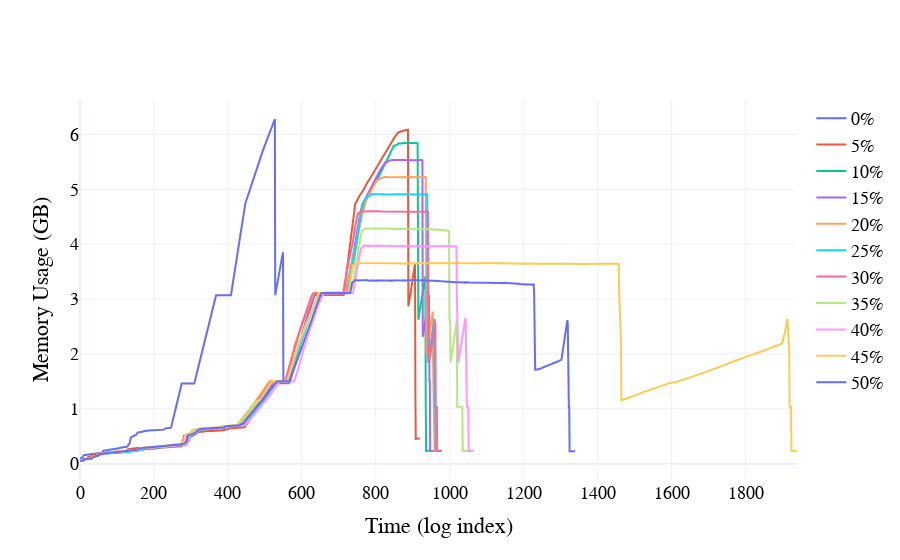

Notebook cell for this chart:
### Markdown cell above
Now, lets create the plots

### Code cell
import plotly.graph_objects as go

KB_TO_GB = 1048576

x_values_memory = []
y_values_memory_gb = []

sorted_profile_memory_usage_history = sorted(profile_memory_usage_history, key=lambda x: int(x[0]))

fig1 = go.Figure()

for percentage, unit, values in sorted_profile_memory_usage_history:
    y_values_memory_gb = [value / KB_TO_GB for value in values]
    x_values_memory = list(range(len(values)))

    fig1.add_trace(go.Scatter(
        x=x_values_memory,
        y=y_values_memory_gb,
        mode='lines',
        name=f'{int(percentage)}%',
    ))

fig1.update_layout(
    xaxis_title="Time (log index)",
    yaxis_title="Memory Usage (GB)",
    xaxis=dict(showgrid=True, zeroline=True),
    yaxis=dict(showgrid=True, zeroline=True, exponentformat="E"),
    font=dict(family="Courier New, monospace", size=18, color="Black"),
    template="plotly_white",
    showlegend=True
)

fig1.write_image(f'{OUTPUT_DIR}/memory-usage-over-time.pdf', format="pdf", engine="kaleido")
fig1.show()

### Figure 1 — Plotly figure (JSON) as saved in the notebook; plotly's stock layout.template omitted (floating-point values rounded to 4 significant figures; data arrays with more than 128 entries replaced by an {"elided": "..."} marker saying what was removed)
{"data": [{"mode": "lines", "name": "0%", "type": "scatter", "x": {"elided": "551 int values"}, "y": {"elided": "551 float values"}}, {"mode": "lines", "name": "5%", "type": "scatter", "x": {"elided": "920 int values"}, "y": {"elided": "920 float values"}}, {"mode": "lines", "name": "10%", "type": "scatter", "x": {"elided": "950 int values"}, "y": {"elided": "950 float values"}}, {"mode": "lines", "name": "15%", "type": "scatter", "x": {"elided": "962 int values"}, "y": {"elided": "962 float values"}}, {"mode": "lines", "name": "20%", "type": "scatter", "x": {"elided": "974 int values"}, "y": {"elided": "974 float values"}}, {"mode": "lines", "name": "25%", "type": "scatter", "x": {"elided": "978 int values"}, "y": {"elided": "978 float values"}}, {"mode": "lines", "name": "30%", "type": "scatter", "x": {"elided": "980 int values"}, "y": {"elided": "980 float values"}}, {"mode": "lines", "name": "35%", "type": "scatter", "x": {"elided": "1063 int values"}, "y": {"elided": "1063 float values"}}, {"mode": "lines", "name": "40%", "type": "scatter", "x": {"elided": "1066 int values"}, "y": {"elided": "1066 float values"}}, {"mode": "lines", "name": "45%", "type": "scatter", "visible": true, "x": {"elided": "1940 int values"}, "y": {"elided": "1940 float values"}}, {"mode": "lines", "name": "50%", "type": "scatter", "x": {"elided": "1340 int values"}, "y": {"elided": "1340 float values"}}], "layout": {"autosize": true, "font": {"color": "Black", "family": "Courier New, monospace", "size": 18}, "showlegend": true, "xaxis": {"autorange": true, "range": [0, 1939], "showgrid": true, "title": {"text": "Time (log index)"}, "type": "linear", "zeroline": true}, "yaxis": {"autorange": true, "exponentformat": "E", "range": [-0.2983, 6.626], "showgrid": true, "title": {"text": "Memory Usage (GB)"}, "type": "linear", "zeroline": true}}}
